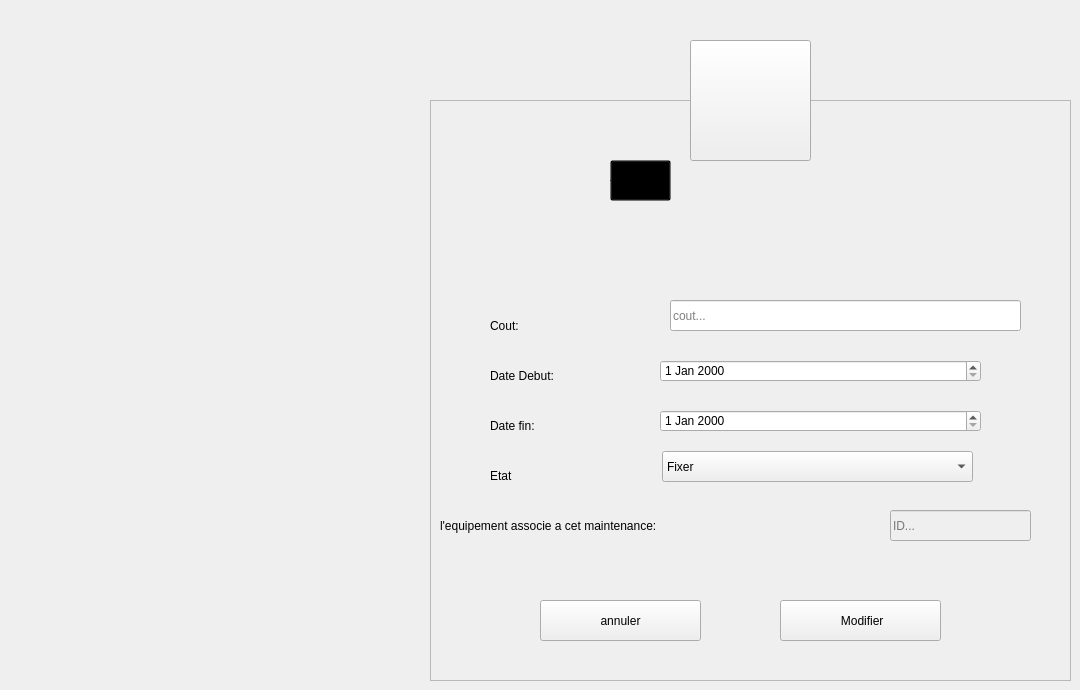
    <widget class="QWidget" name="Modifier_maintenance">
     <widget class="QToolButton" name="toolButton_27">
      <property name="geometry">
       <rect>
        <x>690</x>
        <y>40</y>
        <width>121</width>
        <height>121</height>
       </rect>
      </property>
      <property name="styleSheet">
       <string notr="true"/>
      </property>
      <property name="text">
       <string/>
      </property>
      <property name="icon">
       <iconset>
        <normaloff>:/ressource/image/tools.png</normaloff>:/ressource/image/tools.png</iconset>
      </property>
      <property name="iconSize">
       <size>
        <width>64</width>
        <height>64</height>
       </size>
      </property>
     </widget>
     <widget class="QFrame" name="frame_22">
      <property name="geometry">
       <rect>
        <x>430</x>
        <y>100</y>
        <width>641</width>
        <height>581</height>
       </rect>
      </property>
      <property name="styleSheet">
       <string notr="true"/>
      </property>
      <property name="frameShape">
       <enum>QFrame::StyledPanel</enum>
      </property>
      <property name="frameShadow">
       <enum>QFrame::Raised</enum>
      </property>
      <widget class="QLabel" name="L_ModifierAffaire_2">
       <property name="geometry">
        <rect>
         <x>180</x>
         <y>60</y>
         <width>281</width>
         <height>41</height>
        </rect>
       </property>
       <property name="font">
        <font>
         <family>century gothic</family>
         <pointsize>-1</pointsize>
         <weight>75</weight>
         <bold>true</bold>
        </font>
       </property>
       <property name="styleSheet">
        <string notr="true">background: transparent;</string>
       </property>
       <property name="text">
        <string>Modifier maintenance</string>
       </property>
      </widget>
      <widget class="QLabel" name="L_MDateAffaire_2">
       <property name="geometry">
        <rect>
         <x>60</x>
         <y>310</y>
         <width>121</width>
         <height>31</height>
        </rect>
       </property>
       <property name="styleSheet">
        <string notr="true">background: transparent;</string>
       </property>
       <property name="text">
        <string>Date fin:</string>
       </property>
      </widget>
      <widget class="QLabel" name="L_MLocalAffaire_2">
       <property name="geometry">
        <rect>
         <x>60</x>
         <y>210</y>
         <width>151</width>
         <height>31</height>
        </rect>
       </property>
       <property name="styleSheet">
        <string notr="true">background: transparent;</string>
       </property>
       <property name="text">
        <string>Cout:</string>
       </property>
      </widget>
      <widget class="QLineEdit" name="LE_MCout">
       <property name="geometry">
        <rect>
         <x>240</x>
         <y>200</y>
         <width>351</width>
         <height>31</height>
        </rect>
       </property>
       <property name="placeholderText">
        <string>cout...</string>
       </property>
      </widget>
      <widget class="QPushButton" name="B_MConfirmerMaintenance">
       <property name="geometry">
        <rect>
         <x>350</x>
         <y>500</y>
         <width>161</width>
         <height>41</height>
        </rect>
       </property>
       <property name="cursor">
        <cursorShape>PointingHandCursor</cursorShape>
       </property>
       <property name="text">
        <string> Modifier</string>
       </property>
       <property name="icon">
        <iconset>
         <normaloff>:/ressource/image/confirm.png</normaloff>:/ressource/image/confirm.png</iconset>
       </property>
       <property name="iconSize">
        <size>
         <width>20</width>
         <height>20</height>
        </size>
       </property>
      </widget>
      <widget class="QToolButton" name="toolButton_28">
       <property name="geometry">
        <rect>
         <x>180</x>
         <y>60</y>
         <width>61</width>
         <height>41</height>
        </rect>
       </property>
       <property name="styleSheet">
        <string notr="true">background: transparent;</string>
       </property>
       <property name="text">
        <string/>
       </property>
       <property name="icon">
        <iconset>
         <normaloff>:/Recources/Images/edit-property.png</normaloff>:/Recources/Images/edit-property.png</iconset>
       </property>
       <property name="iconSize">
        <size>
         <width>35</width>
         <height>35</height>
        </size>
       </property>
      </widget>
      <widget class="QLabel" name="L_MDateAffaire_3">
       <property name="geometry">
        <rect>
         <x>60</x>
         <y>260</y>
         <width>121</width>
         <height>31</height>
        </rect>
       </property>
       <property name="styleSheet">
        <string notr="true">background: transparent;</string>
       </property>
       <property name="text">
        <string>Date Debut:</string>
       </property>
      </widget>
      <widget class="QLabel" name="L_ACinIntAffaire_2">
       <property name="geometry">
        <rect>
         <x>10</x>
         <y>410</y>
         <width>441</width>
         <height>31</height>
        </rect>
       </property>
       <property name="styleSheet">
        <string notr="true">background: transparent;</string>
       </property>
       <property name="text">
        <string>l'equipement associe a cet maintenance:</string>
       </property>
      </widget>
      <widget class="QLineEdit" name="LE_MIDEquipement">
       <property name="enabled">
        <bool>false</bool>
       </property>
       <property name="geometry">
        <rect>
         <x>460</x>
         <y>410</y>
         <width>141</width>
         <height>31</height>
        </rect>
       </property>
       <property name="placeholderText">
        <string>ID...</string>
       </property>
      </widget>
      <widget class="QPushButton" name="B_BackToGestionmaintenance_6">
       <property name="geometry">
        <rect>
         <x>110</x>
         <y>500</y>
         <width>161</width>
         <height>41</height>
        </rect>
       </property>
       <property name="cursor">
        <cursorShape>PointingHandCursor</cursorShape>
       </property>
       <property name="text">
        <string>annuler</string>
       </property>
       <property name="icon">
        <iconset>
         <normaloff>:/ressource/image/back-arrow.png</normaloff>:/ressource/image/back-arrow.png</iconset>
       </property>
      </widget>
      <widget class="QDateEdit" name="dateEditDebut">
       <property name="geometry">
        <rect>
         <x>230</x>
         <y>260</y>
         <width>321</width>
         <height>22</height>
        </rect>
       </property>
      </widget>
      <widget class="QDateEdit" name="dateEdit_2Fin">
       <property name="geometry">
        <rect>
         <x>230</x>
         <y>310</y>
         <width>321</width>
         <height>22</height>
        </rect>
       </property>
      </widget>
      <widget class="QLabel" name="L_MLocalAffaire_3">
       <property name="geometry">
        <rect>
         <x>60</x>
         <y>360</y>
         <width>151</width>
         <height>31</height>
        </rect>
       </property>
       <property name="styleSheet">
        <string notr="true">background: transparent;</string>
       </property>
       <property name="text">
        <string>Etat</string>
       </property>
      </widget>
      <widget class="QComboBox" name="CB_MEtat">
       <property name="geometry">
        <rect>
         <x>232</x>
         <y>351</y>
         <width>311</width>
         <height>31</height>
        </rect>
       </property>
       <item>
        <property name="text">
         <string>Fixer</string>
        </property>
       </item>
       <item>
        <property name="text">
         <string>Non fixer</string>
        </property>
       </item>
      </widget>
     </widget>
     <zorder>frame_22</zorder>
     <zorder>toolButton_27</zorder>
    </widget>
